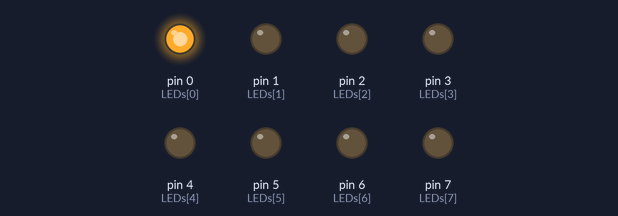
A sketch run on a simulated Arduino Uno, built with avr-gcc and run on an emulated ATmega328P. Parts: output pins drawn as LEDs (lit = HIGH).

Above: at 0.2 s.
At 2.2 s:
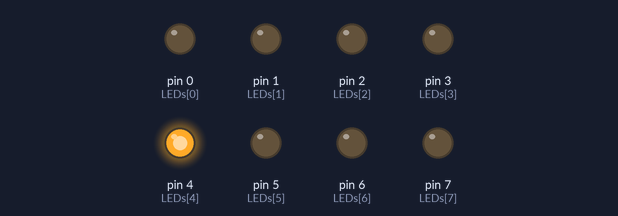
At 4.2 s:
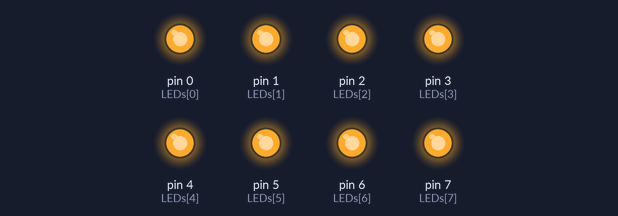
At 8.2 s:
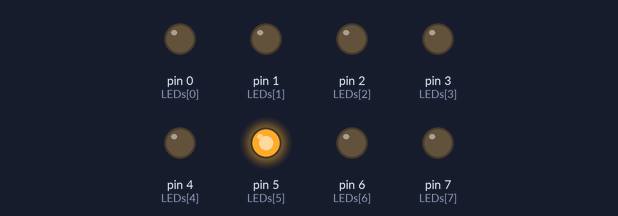
At 12.2 s:
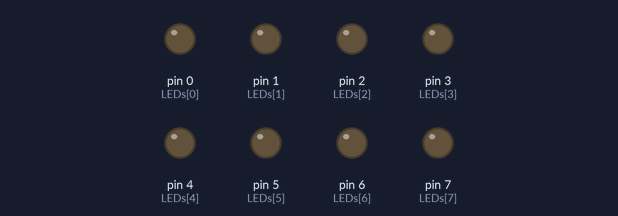
At 16.2 s:
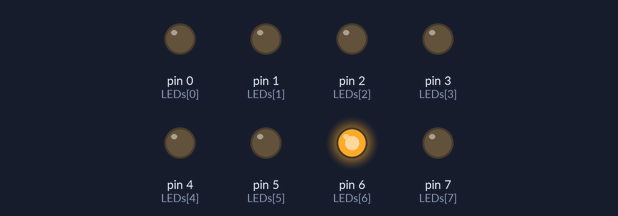
Timing chart, 0 to 16.9 s (numbered marks = the images above):
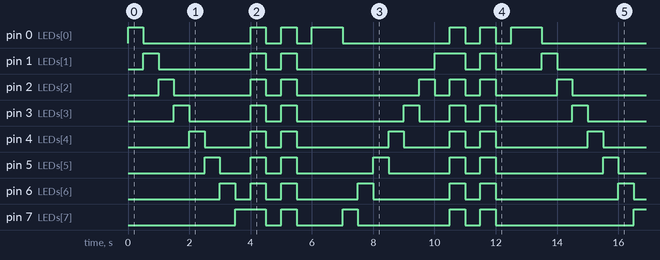

The sketch:

hw2.ino
```cpp
const byte LEDs[]={0,1,2,3,4,5,6,7};
const byte total = sizeof(LEDs);
byte index = 0;
byte count = 0;
byte light=0;
void setup()
{
  // put your setup code here, to run once:
  for(byte i = 0;i<total;i++)
  {
    pinMode(LEDs[i],OUTPUT);
  }

}
void loop()
{
  // put your main code here, to run repeatedly:
  //所有OFF
  for(byte i=0;i<total;i++)
    {
    digitalWrite(LEDs[i],LOW);
    }
  //亮index
    digitalWrite(LEDs[index],HIGH);

  //
  if(count == 0)
  {
      if(index<total)
    {
      index++;
    }
      else if(index==total && light <2)
     {
       for(byte i2=0;i2<total;i2++)
        {
        digitalWrite(LEDs[i2],HIGH);
        }
        delay(500);
      light++;
        for(byte i2=0;i2<total;i2++)
        {
        digitalWrite(LEDs[i2],LOW);
        }

     }
      else
    {
      count = 1;
      light = 0;
    }
      delay(500);
  }
  else
  {
    if(index >0)
    {
      index--;
      }
     else if(index == 0 && light < 2 )
     {
        for(byte i2=0;i2<total;i2++)
        {
          digitalWrite(LEDs[i2],HIGH);
        }
       delay(500);
        light++;
       for(byte i2=0;i2<total;i2++)
        {
        digitalWrite(LEDs[i2],LOW);
        }

      }
     else
     {
      light = 0;
      count = 0;
      }
      delay(500);
   }

}
```

Measured:
- by itself, pin 0 (LEDs[0]): repeats every 6.5 s: LOW 3.5 s, 2 × (HIGH 0.50 s, LOW 0.50 s), HIGH 1.0 s
- by itself, pin 4 (LEDs[4]): repeats every 6.5 s: LOW 1.5 s, HIGH 0.50 s, LOW 0.50 s, HIGH 0.50 s, LOW 3.0 s, HIGH 0.50 s
- by itself, pin 1 (LEDs[1]): repeats every 13.0 s: LOW 3.0 s, HIGH 0.50 s, LOW 0.50 s, HIGH 0.50 s, LOW 4.5 s, HIGH 1.0 s, LOW 0.50 s, HIGH 0.50 s, LOW 1.5 s, HIGH 0.50 s
- by itself, pin 7 (LEDs[7]): repeats every 13.0 s: LOW 0.50 s, HIGH 0.50 s, LOW 1.5 s, HIGH 0.50 s, LOW 3.0 s, HIGH 0.50 s, LOW 0.50 s, HIGH 0.50 s, LOW 4.5 s, HIGH 1.0 s
